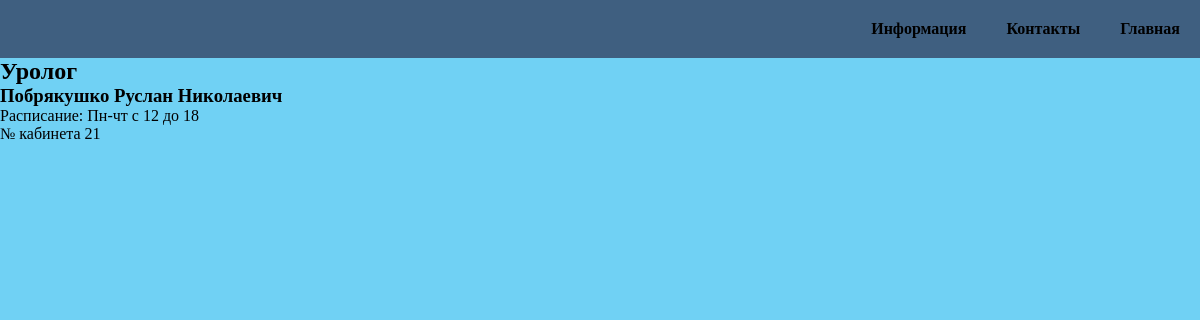
The app's page /info_doc/4 with its own data.
### MedPage1/models.py (models this page shows, shortened)
class Doctors(models.Model):
    doctors_id = models.AutoField(primary_key=True)
    full_name = models.CharField(max_length=80, verbose_name='Ф.И.О. врача')
    sex = models.CharField(max_length=7, choices=(("жен", "женский"), ("муж", "мужской")), verbose_name='Пол')
    date_birth = models.DateField(verbose_name='Дата рождения')
    phone = models.CharField(max_length=11, verbose_name='Телефон')
    specialization = models.CharField(max_length=30, verbose_name='Специализация')
    shedule = models.CharField(max_length=30, verbose_name='График работы')
    office = models.IntegerField(verbose_name='Номер кабинета')
    class Meta:
        verbose_name = "Врач"
        verbose_name_plural = "Врачи"
        ordering = ('full_name',)

### MedPage1/views.py (the view)
# urls.py: path('info_doc/<int:num>', InfoDocView, name="info_docview"),
def InfoDocView(request, num):
    context = {
        "key_all_about1doctor": Doctors.objects.filter(doctors_id=num)
    }
    return render(request, 'infodoc/infodoc.html', context)

### templates/infodoc/infodoc.html
{% extends 'base.html' %}
{% block page-content %}
<div>
    {% for item in key_all_about1doctor %}
        <div>
            <h2>{{item.specialization}}</h2>
            <h3>{{item.full_name}}</h3>
            <p>Расписание: {{item.shedule}}</p>
            <p>№ кабинета {{item.office}}</p>
        </div>
    {% endfor %}
</div>
{% endblock %}

### static/css/base.css (style rules this page uses)
* { padding: 0px; margin: 0px; }
body { background-color: rgba(30, 184, 239, 0.636); }

### records on screen
Doctors: specialization "Уролог", full_name "Побрякушко Руслан Николаевич", shedule "Пн-чт с 12 до 18", office "21"
